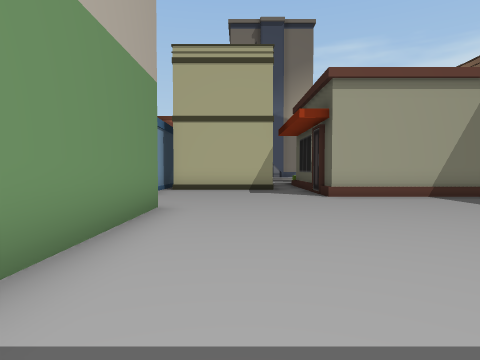
View 1 (above)

24 first-person views from a walk through a scene from a Unity 3-D project. The camera is 1.5 m above the floor, tilts 2° down and sees 75° across. The floor is counted in squares, 2 m on a side. Each view is taken from the middle of a square. On the plan, view 1 faces up. The plan holds only what a view shows up to about 10 squares ahead; the rest is blank. The place goes on beyond the plan. The player character is not drawn. Some surface patterns are stand-ins.

View 2
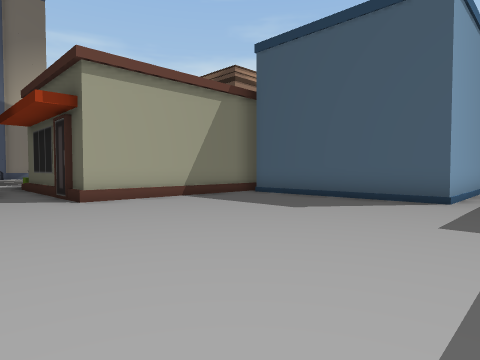

View 3
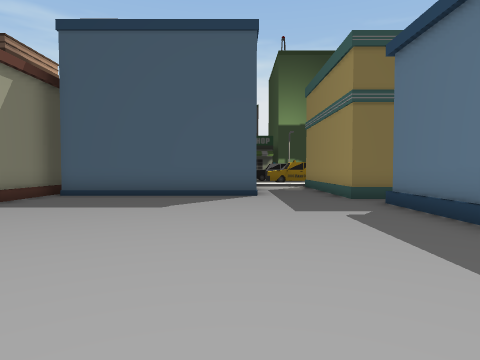

View 4
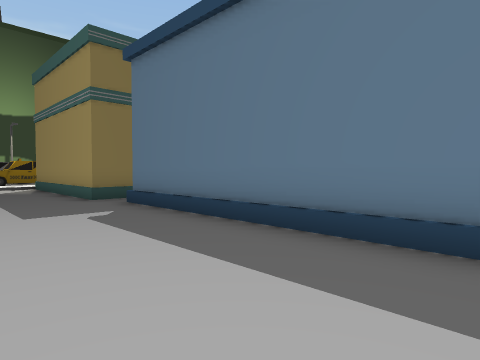

View 5
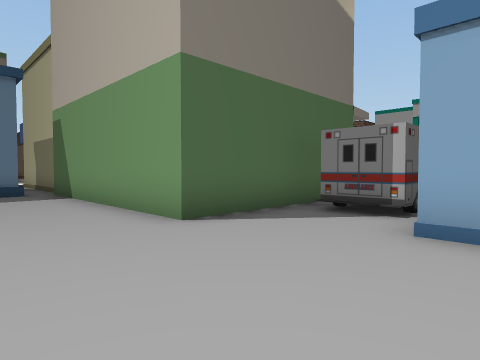

View 6
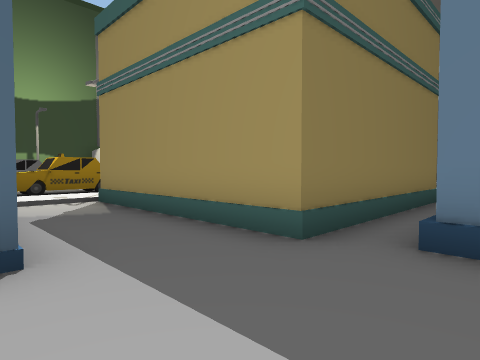

View 7
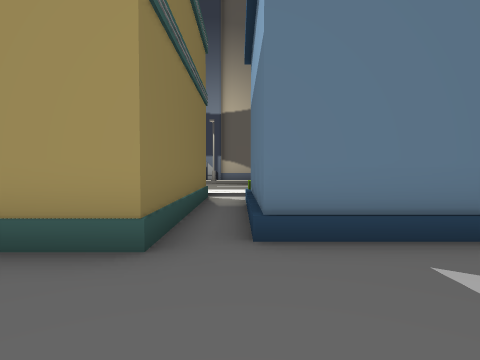

View 8
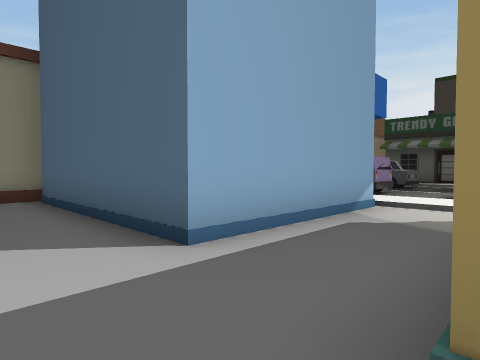

View 9
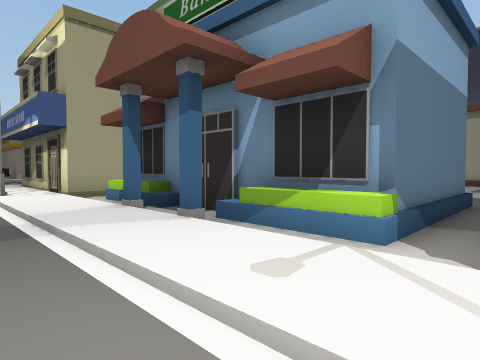

View 10
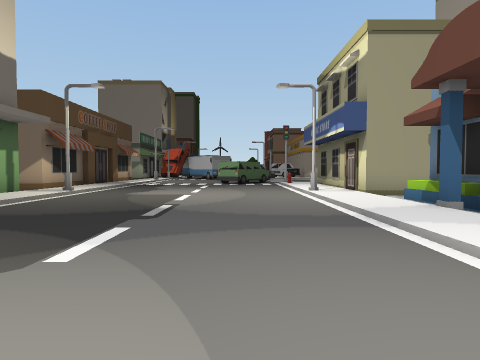

View 11
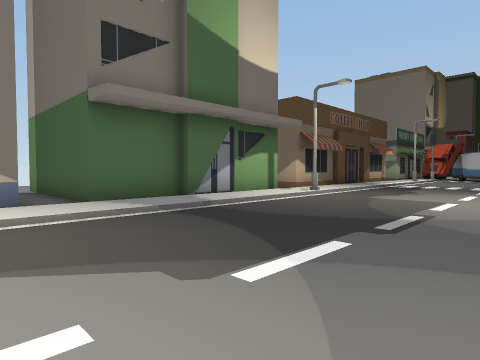

View 12
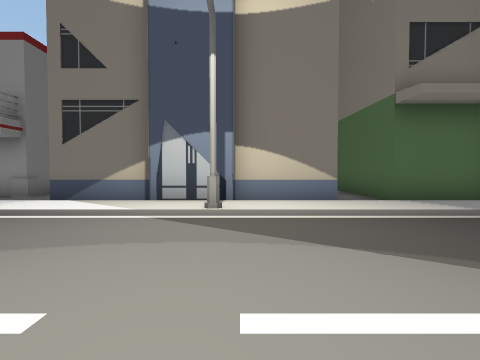

View 13
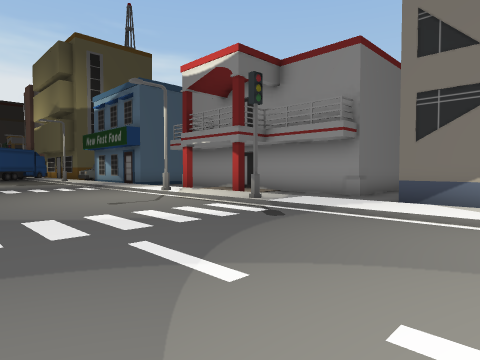

View 14
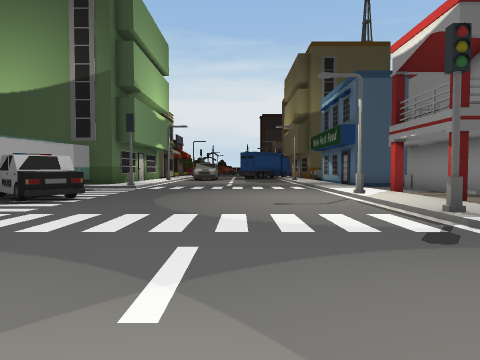

View 15
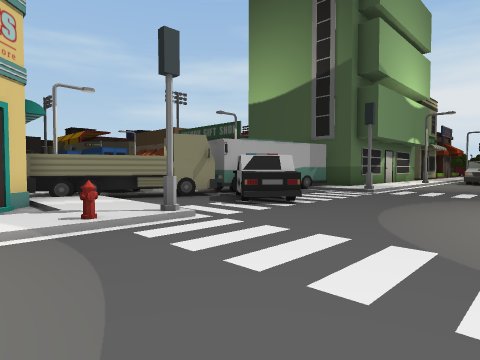

View 16
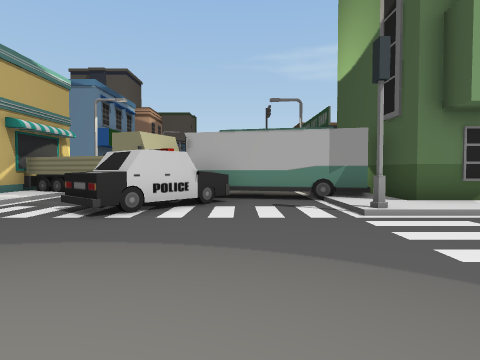

View 17
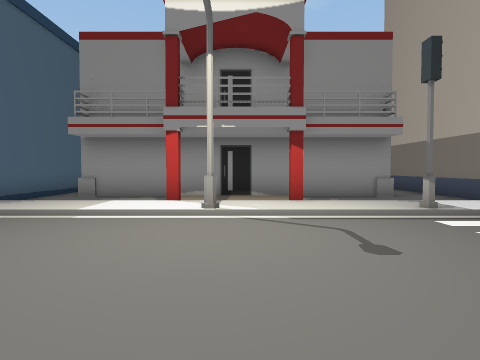

View 18
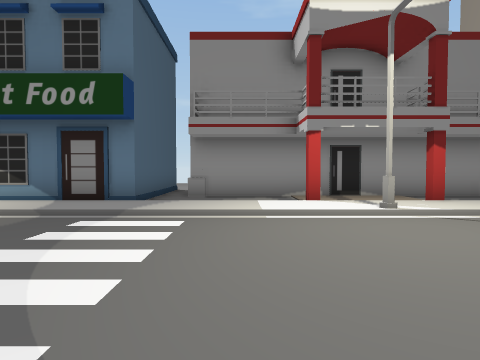

View 19
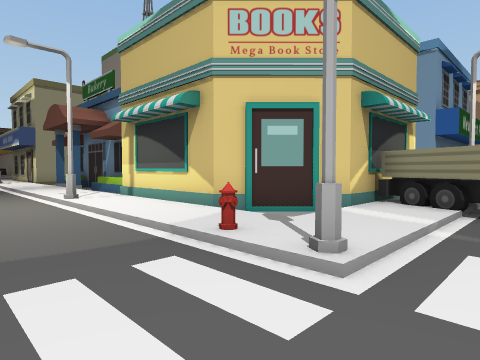

View 20
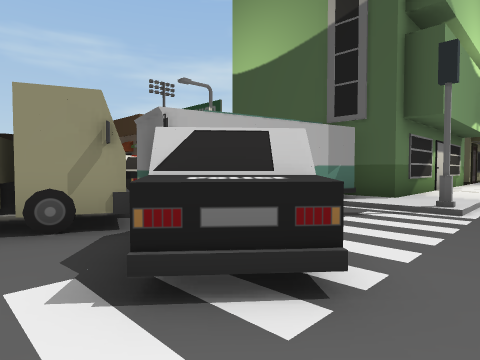

View 21
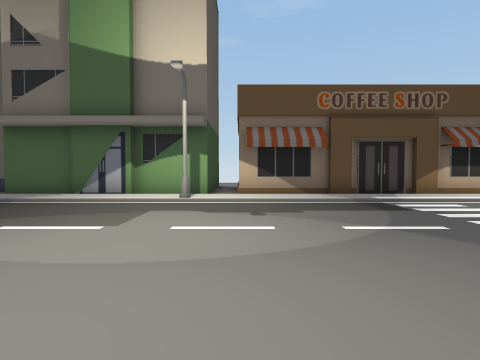

View 22
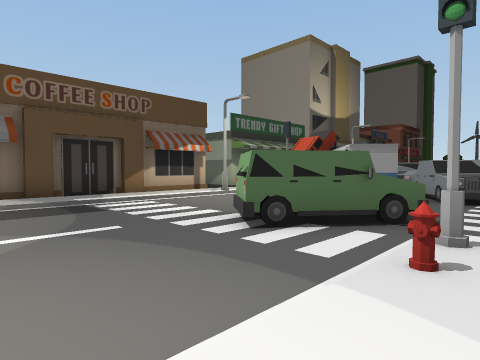

View 23
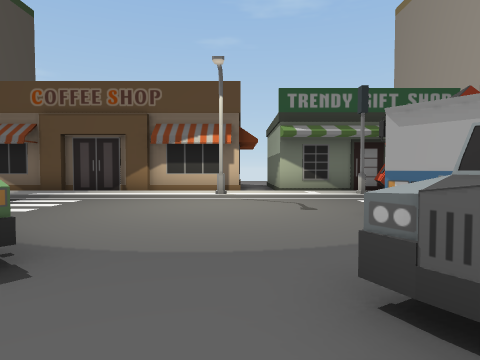

View 24
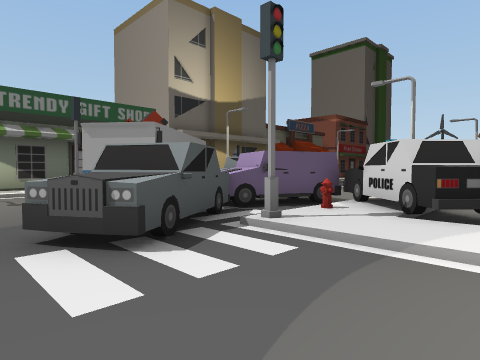

### Floor plan
Key: @ floor where view 1 was taken; # wall or solid block; . main floor; : floor 0.25 m higher than the main floor; / step, stairs or slope; B building; S streetlight; C car; T truck; H hydrant; O other object.
Columns run from 19 left of view 1 to 25 right of it. Each row starts with its distance up from view 1.
 10                  .....B
  9                 #.....BBBBBBB
  8               OO...........B
  7               OO...........#
  6             BBBBBB.........B
  5                  B.........B
  4                  B.........B      OO
  3                  B.........BBBBB:/...
  2                  B..............:/...
  1                  B..............:/OO  C
  0                  B/@//////######:SOO  C
 -1                  #BBBBBBB/#    #:SO   C   B
 -2                         B/#    #T  T O.   B
 -3                         B/#    #TTTTTO    B
 -4   :/...          #BBBBBBB/#   ##:/.TTCOOO B
 -5 CC:/...       ####///..///#####.:/..CC../OBBB
 -6 CC:/...   /:::::::///::///:::::::/.CCC../::::
 -7 CH/#CC..../H////S/////////S////H/#..C...#////
 -8 OOCCCC..OO................................
 -9 OO C..... OO............... ..............
-10 OOOO......O..............................
-11 OOOOO.....................................
-12 O   .......................................
-13    ........................................
-14  TT///S/////////S/////////S//////#//S///////
-15  TT::::::::::::::::::::::::::::::::::::::::::
-16   ### ##########BBBBBBB.BBBBBBB    #.#    BBB
-17                       B.      B...........B
-18                       B.      B.#########.B
-19                       B.      B.#        .B

Where each view was taken, in squares from view 1:
view 1: 0 up, 0 right, facing up
view 2: 1 up, 0 right, facing up-right
view 3: 3 up, 1 left, facing right
view 4: 3 up, 1 left, facing down-right
view 5: 10 up, 1 right, facing down-left
view 6: 3 up, 5 right, facing down-right
view 7: 3 up, 6 right, facing down
view 8: 0 up, 6 right, facing up-right
view 9: 8 down, 7 right, facing up-left
view 10: 9 down, 7 right, facing left
view 11: 9 down, 6 right, facing down-left
view 12: 9 down, 7 right, facing down
view 13: 9 down, 9 right, facing down-right
view 14: 11 down, 9 right, facing right
view 15: 11 down, 11 right, facing up-right
view 16: 12 down, 19 right, facing up
view 17: 9 down, 17 right, facing down
view 18: 9 down, 20 right, facing down
view 19: 9 down, 15 right, facing up-left
view 20: 8 down, 15 right, facing up-right
view 21: 6 down, 4 left, facing down
view 22: 6 down, 5 left, facing down-left
view 23: 6 down, 13 left, facing down
view 24: 4 down, 13 left, facing down-left
